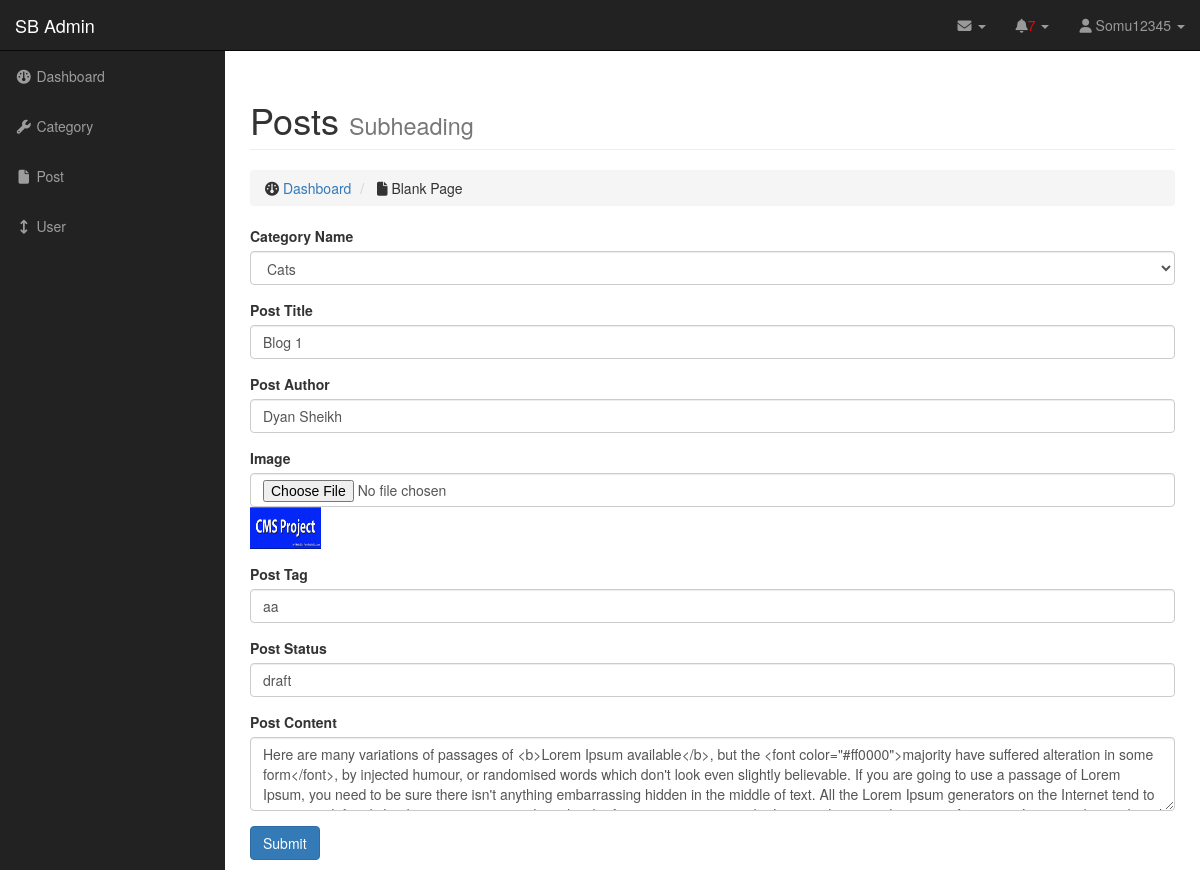
Page /admin/postEdit.php?edit=1 (signed in) on the earlier database version.
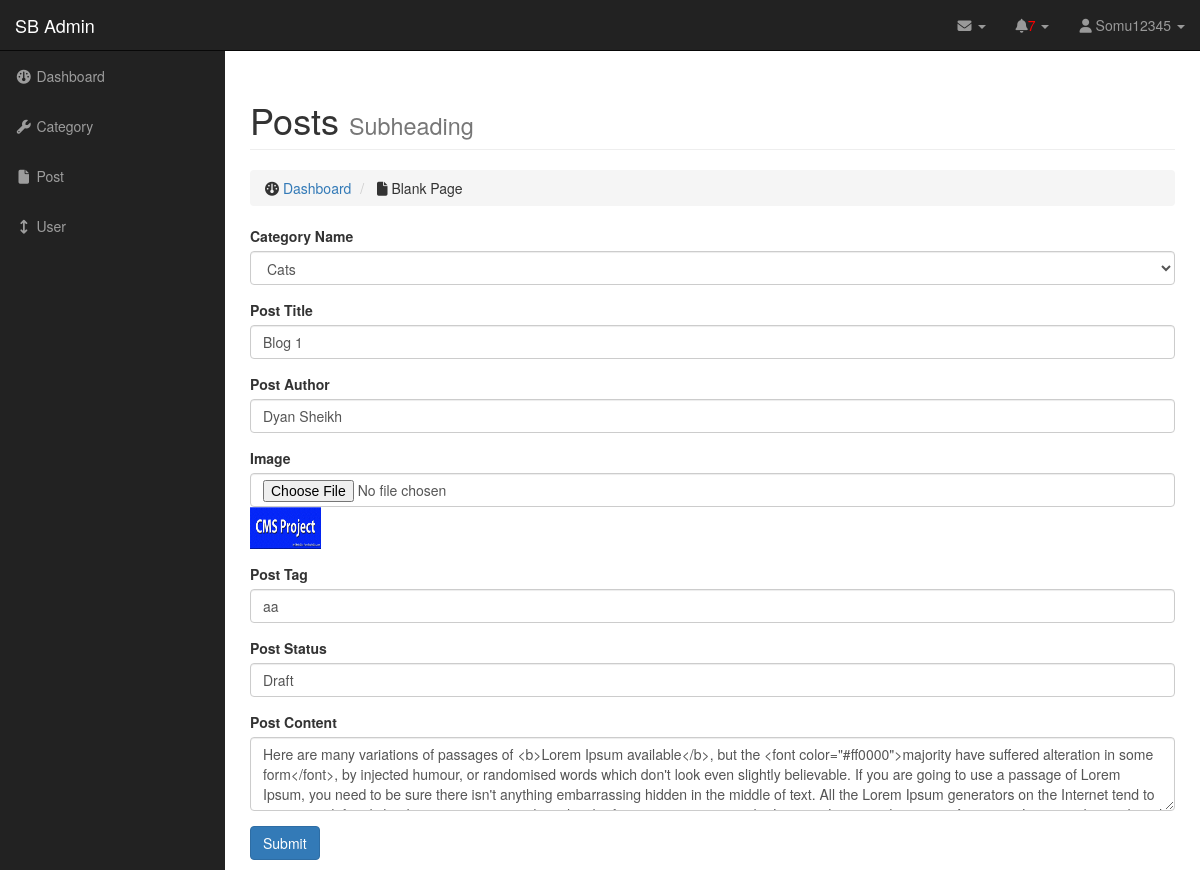
Same page on the later database version.
### tables this page shows
CREATE TABLE `tbl_posts` (
  `id` int(11) NOT NULL,
  `post_cat_id` int(11) DEFAULT NULL,
  `post_title` varchar(100) DEFAULT NULL,
  `post_author` varchar(100) DEFAULT NULL,
  `post_user` varchar(100) DEFAULT NULL,
  `post_date` varchar(100) DEFAULT NULL,
  `post_image` varchar(100) DEFAULT NULL,
  `post_content` longtext DEFAULT NULL,
  `post_tag` varchar(100) DEFAULT NULL,
  `post_comment_count` varchar(100) DEFAULT '0',
  `post_status` varchar(100) DEFAULT 'draft',
  `post_view_count` varchar(100) DEFAULT '0',
  `created_at` datetime NOT NULL DEFAULT current_timestamp(),
  `updated_at` timestamp NULL DEFAULT current_timestamp() ON UPDATE current_timestamp(),
  `deleted_at` datetime DEFAULT NULL
);

### database.php (called while the page is built, shortened)
<?php
class database{
    private $hostname = DB_HOSTNAME;
    private $dbName = DB_NAME;
    private $username = DB_USERNAME;
    private $password = DB_USERPWD;
    public function __construct(){
    try{
        if($this->conn = new mysqli($this->hostname,$this->username,$this->password,$this->dbName)){
            return $this->conn;
        }else{
            throw new Exception('Unable to connect');
        }
    }catch(Exception $e){
            echo $e->getMessage();
        }
    }
}
?>

### maincontroller.php (called while the page is built, shortened)
<?php
require_once "../database.php";
class maincontroller extends database{
    public function fetchPostsByID($table_name, $foreign_table_name, $id){
        $sql = "SELECT $foreign_table_name.cat_name AS cname,
                $foreign_table_name.id AS fid,
                $table_name.id,
                $table_name.post_title,
                $table_name.post_author,
                $table_name.post_user,
                $table_name.post_date,
                $table_name.post_image,
                $table_name.post_content,
                $table_name.post_tag,
                $table_name.post_status,
                $table_name.post_comment_count,
                $table_name.post_view_count,
                $table_name.created_at
                FROM $table_name
                INNER JOIN $foreign_table_name
                ON $table_name.post_cat_id = $foreign_table_name.id
                WHERE $table_name.id = $id";
        $res = $this->conn->query($sql);
        if($res->num_rows > 0){
            return $res;
        }else{
            return false;
        }
    }
}
?>

### admin/postEdit.php (the view, shortened to what the changed rows need)
<?php
require_once "../maincontroller.php";
$obj = new maincontroller();
if(ISSET($_GET['edit'])){
    $id = $_GET['edit'];
    $result = $obj->fetchPostsByID('tbl_posts', 'tbl_category', $id);
    foreach($result as $row){
        $post_title = $row['post_title'];
        $post_author = $row['post_author'];
        $post_image = $row['post_image'];
        $post_tag = $row['post_tag'];
        $post_status = $row['post_status'];
        $post_content = $row['post_content'];
    }
}
?>
<!DOCTYPE html>
<html lang="en">
<head>
</head>
<body>
    <?php include "include/header.php"; ?>
    <div id="wrapper">
        <div id="page-wrapper">
            <div class="container-fluid">
                <div class="row">
                    <div class="col-lg-12">
                        <h1 class="page-header">
                            Posts
                            <small>Subheading</small>
                        </h1>
                    </div>
                </div>
                <div class="row">
                <div class="col-lg-12">
                <form action="" method="POST" class="" role="form" enctype="multipart/form-data">
                            <div class="form-group">
                                <label class="" for="">Post Title</label>
                                <input type="text" class="form-control" name="post_title" value="<?php echo $post_title; ?>" placeholder="Post Title">
                            </div>
                            <div class="form-group">
                                <label class="" for="">Post Author</label>
                                <input type="text" class="form-control" name="post_author" value="<?php echo $post_author; ?>" placeholder="Post Author">
                            </div>
                            <div class="form-group">
                                <label class="" for="">Image</label>
                                <input type="file" class="form-control" name="post_image" value="<?php echo $post_image; ?>" placeholder="Image">
                                <img src="./images/posts/<?php echo $post_image;?>" class="img-responsive" style="height:42px;width:71px;" alt="Post">
                            </div>
                            <div class="form-group">
                                <label class="" for="">Post Tag</label>
                                <input type="text" class="form-control" name="post_tag" value="<?php echo $post_tag; ?>" placeholder="Post Tag">
                            </div>
                            <div class="form-group">
                                <label class="" for="">Post Status</label>
                                <input type="text" class="form-control" name="post_status" value="<?php echo $post_status; ?>" placeholder="Post Status">
                            </div>
                            <div class="form-group">
                                <label class="" for="">Post Content</label>
                                <textarea name="post_content" id="summernote" class="form-control" rows="3" placeholder="Post Content"><?php echo htmlentities($post_content); ?></textarea>
                            </div>
                        </form>
                </div>
            </div>
        </div>
    </div>
</body>
</html>

Differences in the rows shown:
changed tbl_posts "Blog 1": post_status "draft" → "Draft"
